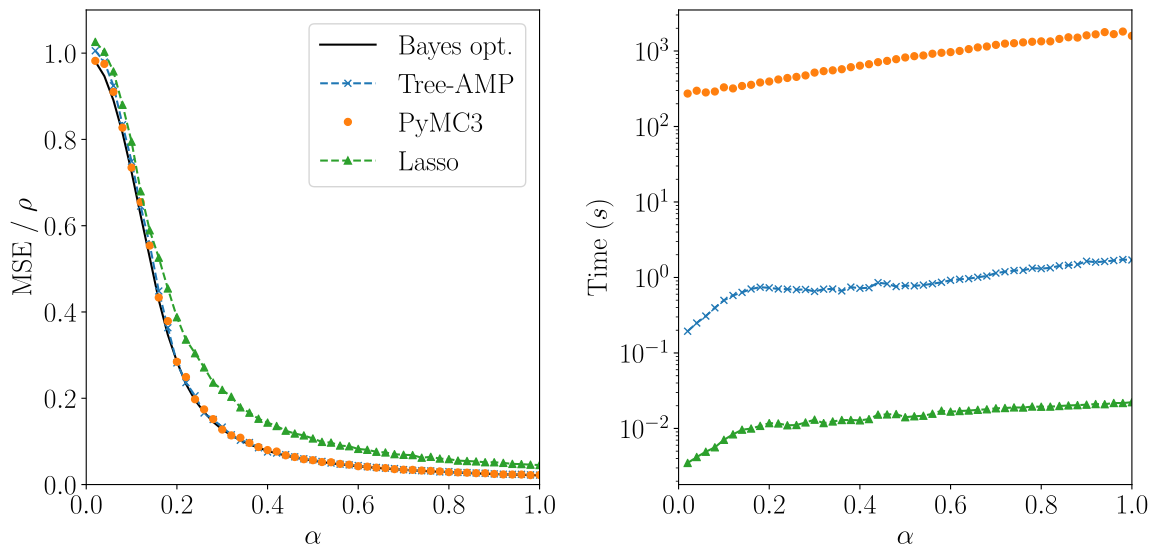

Write the Python code that produced this figure.
import os
import logging
import numpy as np
import pandas as pd
import matplotlib.pyplot as plt
from matplotlib import rc
rc('text', usetex=True)
rc('font', family='serif', size=20)


def compute_average():
    csv_files = [
        file for file in os.listdir(".")
        if file.startswith(f"benchmark-") and file.endswith(".csv")
    ]
    logging.info("Using the csv files\n"+"\n".join(csv_files))
    df = pd.concat(
        [pd.read_csv(csv_file) for csv_file in csv_files],
        ignore_index=True, sort=False
    )
    funs = {col: "mean" for col in df.columns if col not in ["alpha", "algo"]}
    funs["seed"] = "nunique"
    df_avg = df.groupby(
        ["algo", "alpha"], as_index=False
    ).agg(funs).rename(columns={"seed": "n_seed"})
    logging.info("Saving benchmark.csv")
    df_avg.to_csv("benchmark.csv", index=False)


def plot_benchmark():
    df = pd.read_csv("benchmark.csv")
    fig, axs = plt.subplots(1, 2, figsize=(12, 6))
    label = {
        "SE": "Bayes opt.", "EP": "Tree-AMP", "Lasso": "Lasso", "pymc3": "PyMC3"
    }
    marker = {"SE": "k-", "EP": "x--", "Lasso": "^--", "pymc3": "o"}
    rho = 0.05
    for algo in ["SE", "EP", "pymc3", "Lasso"]:
        df_algo = df[df.algo == algo]
        axs[0].plot(df_algo["alpha"], df_algo["mse"]/rho, marker[algo], label=label[algo], ms=5)
    for algo in ["EP", "pymc3", "Lasso"]:
        df_algo = df[df.algo == algo]
        axs[1].plot(df_algo["alpha"], df_algo["time"], marker[algo], label=label[algo], ms=5)
    axs[0].legend()
    axs[0].set(xlabel=r'$\alpha$', ylabel=r'MSE / $\rho$', xlim=[0, 1], ylim=[0, 1.1])
    axs[1].set(xlabel=r'$\alpha$', ylabel=r'Time $(s)$', xlim=[0, 1], yscale="log")
    fig.tight_layout()
    logging.info("Saving benchmark.pdf")
    plt.savefig(
        "benchmark.pdf", format='pdf', dpi=1000, bbox_inches="tight", pad_inches=0.1
    )


if __name__ == "__main__":
    logging.basicConfig(level=logging.INFO)
    if "benchmark.csv" not in os.listdir():
        compute_average()
    plot_benchmark()
